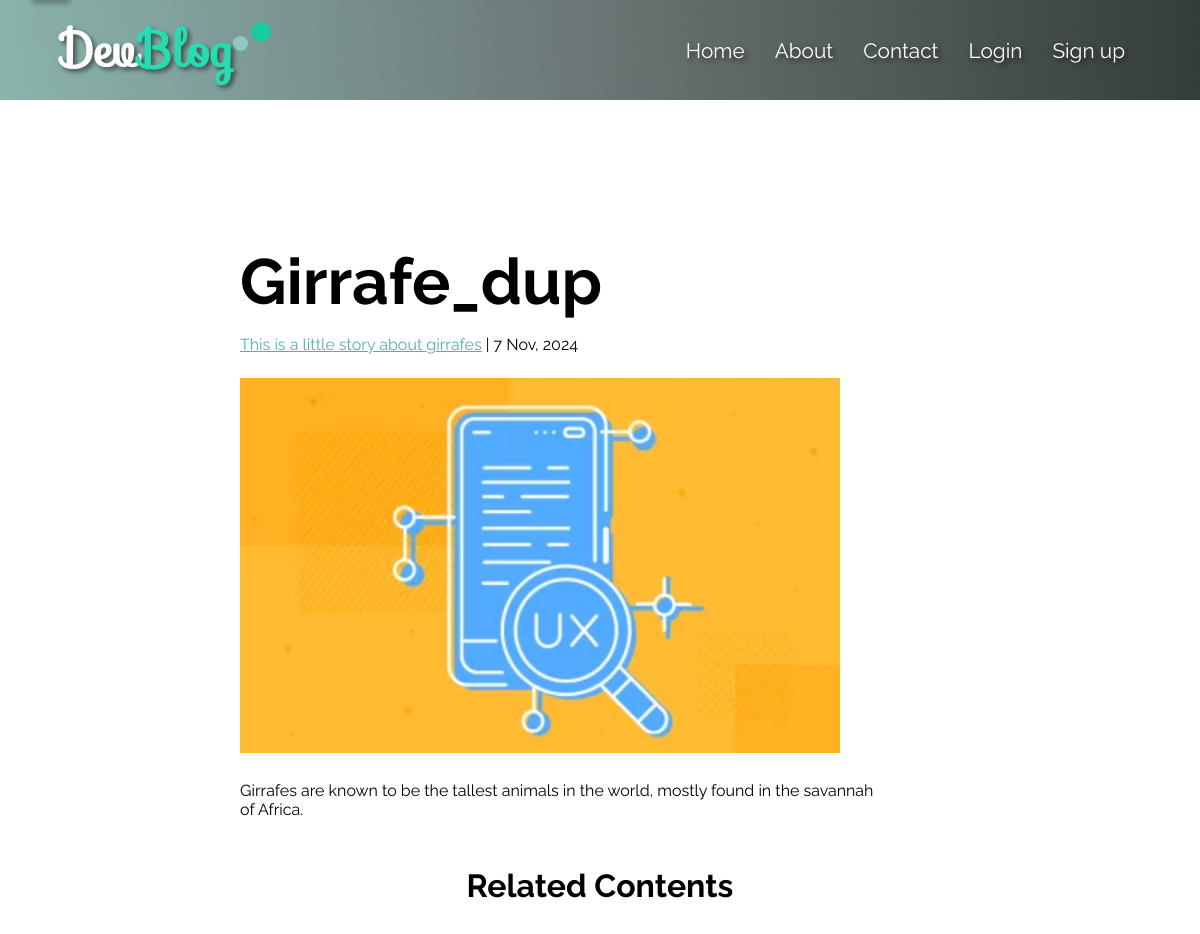
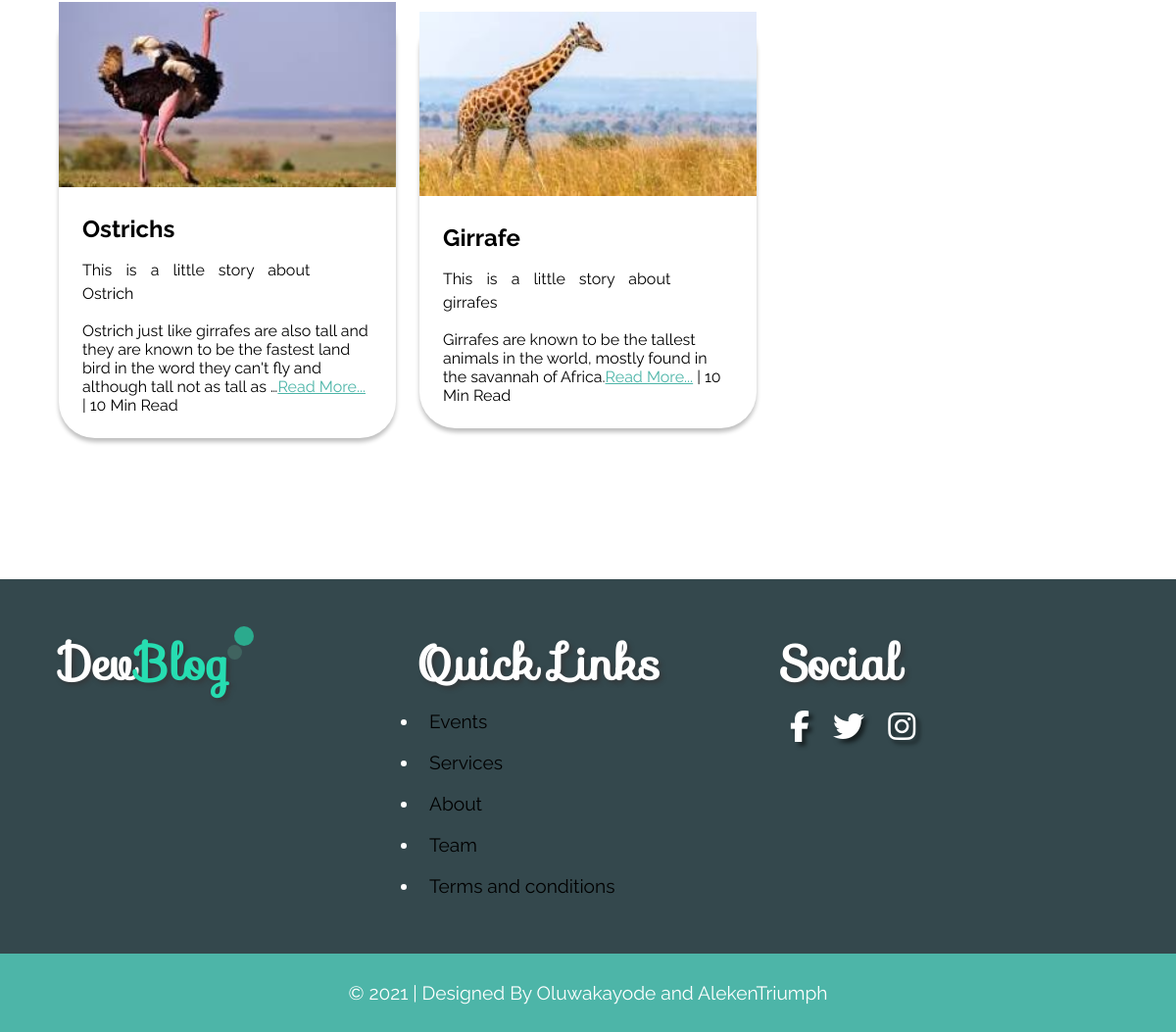
Page /dev-blog/post/17 on the committed database (2 pictures, top to bottom).
### blog/models.py (models this page shows, shortened)
class Post(models.Model):
    title = models.CharField(max_length=255, null=True)
    little_description = models.CharField(max_length=255, null=True)
    description = models.TextField(null=True)
    time_posted = models.DateTimeField(auto_now_add=timezone.now(), null=True)
    author = models.ForeignKey(User, on_delete=models.CASCADE)
    post_image = models.ImageField(default='post_img.webp', upload_to='post_pics')
    post_category = models.ManyToManyField(Category)
    class Meta:
        ordering = ['-time_posted']

### blog/views.py (the view)
# urls.py: path('post/<int:pk>', PostDetailView.as_view(), name='post-detail'),
class PostDetailView(DetailView):
    model = Post
    template_name = "single.html"
    def get_context_data(self, **kwargs):
        context = super().get_context_data(**kwargs)
        post = self.get_object()
        related_posts = Post.objects.filter(post_category__in=post.post_category.all()).exclude(id=post.id).distinct()[:5]
        context['related_posts'] = related_posts
        return context

### blog/templates/single.html (shortened to what this page needs)
{% load static %}
<!DOCTYPE html>
<html lang="en">
<head>
    <link rel="stylesheet" href="{% static '/css/utilities.css' %}">
    <link rel="stylesheet" href="{% static '/css/styles.css' %}">
    <link rel="stylesheet" href="{% static '/css/single.css' %}">
</head>
<body>
    <header class="contact-header">
        <div class="header-content-container">
            <div class="logo">
                <h1><a href={% url "blog-home" %}>Dev<span>Blog</span></a></h1>
                <div class="smaller-circle"></div>
                <div class="small-circle"></div>
            </div>
            <nav>
                <ul>
                    <li><a href={% url "blog-home" %}>Home</a></li>
                    <li><a href={% url "about" %}>About</a></li>
                    <li><a href={% url "contact" %}>Contact</a></li>
                    <li><a href={% url "login" %}>Login</a></li>
                    <li><a href={% url "register" %}>Sign up</a></li>
                </ul>
            </nav>
        </div>
    </header>
    <main>
        <article class="container">
            <div class="article-header">
                <h1 class="xl mt-4 pb-1">{{object.title}}</h1>
               <p class="pb-2"><a href="#" class="text-primary text-underline">{{object.little_description}}</a><span> | {{object.time_posted|date:"j M, Y"}}</span></p>
            </div>
            <div class="article-image mb-2">
                <img src={{object.post_image.url}} alt="">
            </div>
            <div class="article-content">
                {{object.description}}
            </div>
        </article>
        <section class="related-contents">
            <div class="container">
                <h1 class="text-center md mt-4 mb-3 text-bold">Related Contents</h1>
                <div class="grid">
                    {% for related_post in related_posts  %}
                    <div>
                        <div class="related-content-image">
                            <img src={{related_post.post_image.url}} alt="UX Research">
                        </div>
                       <div class="p-2 related-categories">
                            <h1 class="mb-1 text-bold"><a href="#">{{related_post.title}}</a></h1>
                            <p class="related-categories-para"><a href="#">{{related_post.little_description}}</a></p>
                            <p class="mt-1">{{related_post.description|truncatewords:30}}<a href="#" class="text-primary text-underline">Read More...</a> | 10 Min Read</p>
                       </div>
                    </div>
                    {% endfor %}
                </div>
            </div>
        </section>
    </main>
    <footer>
        <div class="container">
            <div class="grid">
                <div class="footer-logo">
                    <h1>Dev<span>Blog</span></h1>
                    <div class="smaller-circle"></div>
                    <div class="small-circle"></div>
                </div>
                <div>
                    <h1 class="quick-links">Quick Links</h1>
                    <ul>
                        <li><a href="#">Events</a></li>
                        <li><a href="#">Services</a></li>
                        <li><a href={% url "about" %}>About</a></li>
                        <li><a href="#">Team</a></li>
                        <li><a href="#">Terms and conditions</a></li>
                    </ul>
                </div>
                <div>
                    <h1 class="social">Social</h1>
                    <div class="social-icons">
                        <a href="#"><i class="fab fa-facebook-f"></i></a>
                        <a href="#"><i class="fab fa-twitter"></i></a>
                        <a href="#"><i class="fab fa-instagram"></i></a>
                    </div>
                </div>
            </div>
        </div>
        <div class="designer-info text-center">
            <p class="lead">&copy; 2021 | Designed By Oluwakayode and AlekenTriumph</p>
        </div>
    </footer>
</body>
</html>

### blog/static/css/utilities.css (style rules this page uses)
.grid { height: 100%; display: grid; grid-template-columns: repeat(2, 1fr); gap: 1.5em; justify-content: center; align-items: center; }
.text-center { text-align: center; }
.text-underline { text-decoration: underline; }
.text-primary { color: var(--primary-color); }
.mt-1 { margin-top: 1rem; }
.mt-4 { margin-top: 3rem; }
.mb-1 { margin-bottom: 1rem; }
.mb-2 { margin-bottom: 1.5rem; }
.mb-3 { margin-bottom: 2rem; }
.p-2 { padding: 1.5rem; }
.pb-1 { padding-bottom: 1rem; }
.pb-2 { padding-bottom: 1.5rem; }
.lead { font-size: 1.2rem; }
.md { font-size: 2rem; }
.xl { font-size: 4rem; }
.container { width: 90%; margin: 0 auto; }
.text-bold { font-family: ralewayBold; }

### blog/static/css/styles.css (style rules this page uses)
* { padding: 0; margin: 0; box-sizing: border-box; }
:root { --primary-color: #4db5a8; --secondary-color: #34484d; --success-color: #5cb857; --error-color: #d9534f; --warning-color: #ffff00; }
html, body { width: 100%; height: 100%; font-family: ralewayRegular; }
ul { list-style-type: none; }
a { text-decoration: none; color: #000; }
img { width: 100%; }
header { width: 100%; height: 100vh; background-color: #4db5a8; padding: 10px 0; background: linear-gradient( to right, rgba(44, 177, 189, 0.4), rgba(50, 85, 99, 0.6), rgba(20, 39, 39, 0.8) ), url("../images/blogger3.jpg"); background-repeat: no-repeat; background-size: cover; background-position: center; background-attachment: fixed; }
.header-content-container { width: 90%; height: 80px; display: flex; justify-content: space-between; align-items: center; margin: 0 auto; }
header .logo, aside .logo { position: relative; }
header h1, aside h1 { font-family: sofiaRegular; text-shadow: 3px 3px 4px rgba(20, 20, 20, 0.56); font-size: 3em; }
header h1 a, aside h1 a { color: #fff; }
.contact-header { width: 100%; height: 500px; background-color: #4db5a8; position: relative; padding: 10px 0; }
.header-content-container h1 a span, aside h1 a span { color: #26ddb1; }
.header-content-container nav ul { display: flex; }
.header-content-container nav ul li a { padding: 10px 15px; text-shadow: 3px 3px 5px rgba(0, 0, 0, 0.56); font-size: 1.3em; color: #fff; position: relative; }
.header-content-container nav ul li a::after { content: ""; width: 100%; height: 3px; position: absolute; left: 0; bottom: 0; background-color: var(--primary-color); transform: scaleX(0); transition: transform 250ms ease-in-out; }
.smaller-circle { width: 15px; height: 15px; background-color: #a0f5e1; opacity: 0.5; border-radius: 50%; position: absolute; left: 100%; top: 32%; animation: popInPopOut 500ms ease-in-out infinite alternate; }
.small-circle { width: 20px; height: 20px; background-color: #19caa1; border-radius: 50%; position: absolute; left: 110%; top: 13%; animation: popInPopOut 500ms ease-in-out infinite alternate; }
main { width: 100%; min-height: 100%; }
footer { width: 100%; background-color: var(--secondary-color); color: #fff; }
footer .container { width: 90%; margin: 0 auto; padding: 3em 0; }
footer .grid { grid-template-columns: 1fr 1fr 1fr; align-items: start; }
footer h1 { font-family: sofiaRegular; text-shadow: 3px 3px 4px rgba(53, 46, 46, 0.56); font-size: 3em; }
footer h1 span { color: #26ddb1; }
.footer-logo { position: relative; }
footer .grid .footer-logo .smaller-circle { width: 15px; height: 15px; background-color: #4b7e72; opacity: 0.5; border-radius: 50%; position: absolute; left: 50%; top: 25%; animation: popInPopOut 500ms ease-in-out infinite alternate; }
footer .container .grid .footer-logo .small-circle { width: 20px; height: 20px; background-color: #2baa8d; border-radius: 50%; position: absolute; left: 52%; top: 0%; animation: popInPopOut 500ms ease-in-out infinite alternate; }
footer ul { list-style-type: disc; }
footer ul li { padding: 10px; font-size: 1.2em; }
footer .social-icons { width: 60%; }
footer .social-icons a i { color: #fff; font-size: 2em; padding: 10px; text-shadow: 4px 4px 4px rgba(0, 0, 0, 0.56); }
footer .designer-info { width: 100%; height: 10vh; background-color: var(--primary-color); display: flex; justify-content: center; align-items: center; }

### blog/templates/single.html (style rules this page uses)
.contact-header { width: 100%; height: 100px; background-color: #4db5a8; position: relative; padding: 10px 0; }

### rows in the picture
Post: title "Girrafe_dup", little_description "This is a little story about girrafes", time_posted "7 Nov, 2024", post_image (picture), description "Girrafes are known to be the tallest animals in the world, mostly found in the savannah of Africa."
Post: post_image (picture), title "Ostrichs", little_description "This is a little story about Ostrich", description "Ostrich just like girrafes are also tall and they are known to be the fastest land bird in the word they can't fly and although tall not as tall as …"
Post: post_image (picture), title "Girrafe", little_description "This is a little story about girrafes", description "Girrafes are known to be the tallest animals in the world, mostly found in the savannah of Africa."
